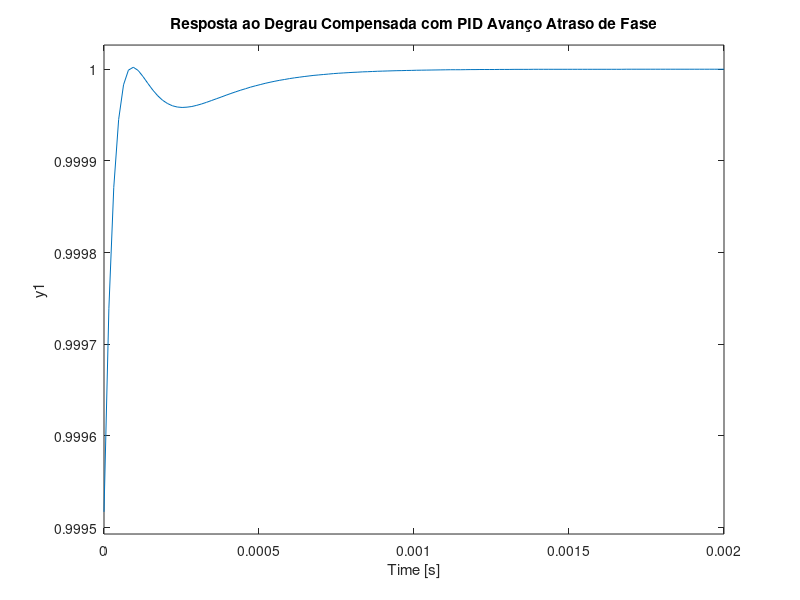
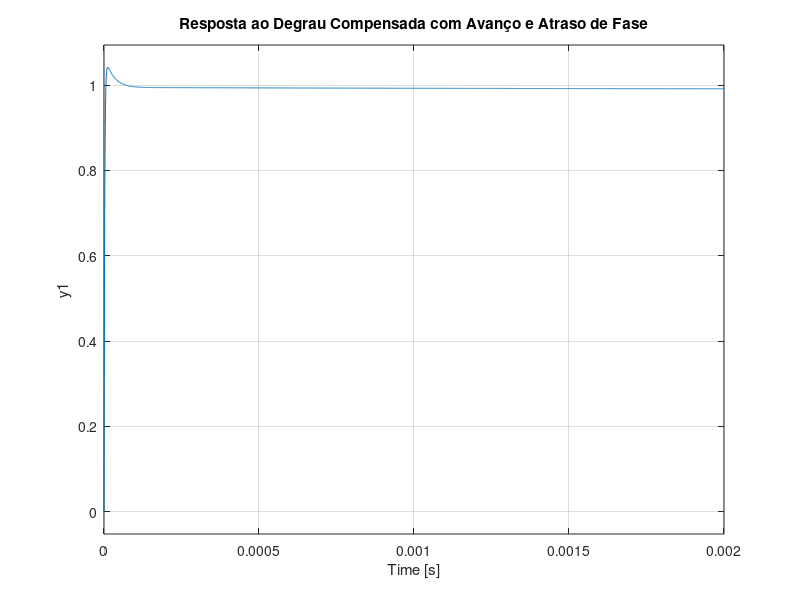

Here is the MATLAB script that generated these plots, in order: (Note: this script raises an error after producing the figures.)
% Questao 4 - enunciado
% Implemente em Matlab a reposta ao degrau do modelo do conversor Buck
% 10V-5V, 2,5W-25W, 100KHz para os seguintes parâmetros: C=100uF, L=100uH,
% Rc=0,5 ohms, referência de saída 5V. Considere uma comparação com um
% compensador tipo PID avanço-atraso de fase por LGR para os seguintes
% parâmetros de projeto: overshoot 5% e tempo de estabilização 98% de 1ms.
% Lembrando que o modelo do PID avanço-atraso proposto é definido por
%        𝐼𝐷 = 𝐾𝑃 + 𝐾𝐼/𝑠 + 𝐾𝐷 𝑠 = 𝐾(𝑠 + 𝑎)(𝑠 + 𝑏)/s               (1)
% Projete um compensador avanço-atraso na frequência do tipo
%        𝑐(𝑠) = 𝐾𝑐*(𝛼1𝑇1𝑠 + 1)/(T1𝑠 + 1)*( 𝛼2𝑇2𝑠 + 1)/(T2𝑠 + 1)   (2)
% em que 𝛼 e 𝛽 são constantes de compensação avanço-atraso respectivamente,
% 𝑇1, 𝑇2 são constantes de tempo de ajuste na frequência. Implemente tal
% circuito no simulink usando circuitaria do simscape incluindo a
% configuração do compensador avanço atraso de fase conforme livro do Ogata
% tanto para configuração PID como para o compensador na frequencia.
% Realize uma análise comparativa entre as curvas de excitação ao degrau e
% mostre qual destes tem o melhor resultado usando índices de desempenho
% IAE, ISE, ITSE, respostas no tempo e na frequencia.

close all, clear all, clc

clc;close;clear;
% Parametros conversor buck
Vi = 10;        % Tensao de entrada (V)
Vo = 5;         % Tensao de saída (V)
Po = 2.5;       % Potência de saída (W)
L = 100e-6;     % Indutância (H)
C = 100e-6;     % Capacitância (F)
Rc = 0.5;       % Resistência serie capacitor (ohms)
f = 100e3;      % Frequência de comutação (Hz)
d = Vo/Vi;
pos = 10;       % Percentual overshoot
Ts = 1e-3;      % Tempo de estabilizacao 98%
Ro = Vo^2/Po;
Rl = 0;

num=d*[Rc*C 1];
a1=1/(Ro*C)+Rc/L;
den=[L*C L*C*a1 1];

G=tf(num,den);

% [A,B,C,D]=tf2ss(num,den);

 


% CALCULO: zeta, wn e s1
z=-log(pos/100)/sqrt(pi^2+(log(pos/100))^2);
wn=4/(z*Ts);              % Calcula a frequência natural
s1=-z*wn+j*wn*sqrt(1-z*z) % Polo desejado


% Parametros controlador
% CALCULO: G(s1)
% Controlador LGR
ng=polyval(num,s1);
dg=polyval([den 0],s1);
gp=ng/dg;
Re_s1=real(s1)
Im_s1=imag(s1)
fi=(180/pi)*angle(s1)
fic = 180 - (180/pi)*angle(gp)
teta_av = 0.5*(fic + fi)
teta_at = 0.5*(fic - fi)

zc1=Re_s1-(Im_s1/tan((pi/180)*teta_av))
zc2=Re_s1-(Im_s1/tan((pi/180)*teta_at))

nk1=polyval(conv([1 -zc1],[1 -zc2]),s1);
dk1=polyval([1 0],s1);
k1=nk1/dk1;
K=abs(1/(k1*gp)) %determinação do K
Gc=K*tf(conv([1 -zc1],[1 -zc2]),[1 0]);

npid = conv([1 -zc1],[1 -zc2]);
Kp = npid(2)
Ki = npid(3)
Kd = npid(1)

gk=series(Gc,G);
T=feedback(gk,1);


figure(1)
step(T)
grid
title('Resposta ao Degrau Compensada com PID Avanço Atraso de Fase')       


% Controlador FREQUENCIA

Pmreq=atan(2*z/(sqrt(-2*z^2+sqrt(1+4*z^4))))*(180/pi);
                                    % Calcula a margem de fase requerida.
             
                                    % requerida.
wBW=wn*sqrt((1-2*z^2)+sqrt(4*z^4-4*z^2+2));
                                    % Determina a faixa de passagem
                                    % requerida.
wpm=0.8*wBW;                        % Escolhe nova frequência de
                                    % margem de fase.
Kc=198;%(1/0.01-1)/dcgain(G);
                                    
[M,P]=bode(Kc*G,wpm);               % Obtém dados de Bode.
Pmreqc=Pmreq-(180+P+5);             % Obtém a contribuição de fase
                                    % requerida do compensador de avanço
                                    % de fase com 5 graus adicionais.
beta=(1-sin(Pmreqc*pi/180))/(1+sin(Pmreqc*pi/180));
                                    % Obtém beta.	
                                    % Projeta o zero, o polo e o ganho do
                                    % compensador de atraso de fase.
zcatr=wpm/10;                       % Calcula o zero do compensador
                                    % de atraso de fase.
pcatr=zcatr*beta;                   % Calcula o polo do compensador
                                    % de atraso de fase.
Kcatr=beta;                         % Calcula o ganho do compensador
                                    % de atraso de fase.
'Compensador de atraso de fase, Gatr(s)'
                                    % Exibe o título.
Gatr=tf(Kcatr*[1 zcatr],[1 pcatr]); % Cria o compensador de atraso de fase.
Gatr=zpk(Gatr)                      % Converte Gatr(s) para a
                                    % forma fatorada e exibe.
                                    % Projeta o zero, o polo e o ganho do
                                    % compensador de avanço de fase.
zcavan=wpm*sqrt(beta);              % Calcula o zero do compensador
                                    % de avanço de fase.
pcavan=zcavan/beta;                 % Calcula o polo do compensador
                                    % de avanço de fase.
Kcavan=1/beta;                      % Calcula o ganho do compensador
                                    % de avanço de fase.
'Compensador de avanço de fase'     % Exibe o título.
Gavan=tf(Kcavan*[1 zcavan],[1 pcavan]);
                                    % Cria o compensador de avanço de fase.
Gavan=zpk(Gavan)                    % Converte Gavan(s) para a
                                    % forma fatorada e exibe.
'Ge(s) Compensada com Avanço e Atraso de Fase'
                                    % Exibe o título.
Ge2=Kc*G*Gatr*Gavan                 % Cria o sistema compensado,
                                    % Ge(s)=G(s)Gatr(s)Gavan(s).
% sGe=s*Ge;                         % Cria sGe(s).
% sGe=minreal(sGe);                 % Cancela fatores comuns.
% Kv=dcgain(sGe)                    % Calcula Kv.
T2=feedback(Ge2,1);                 % Obtém T(s).

figure(2)
step(T2,2e-3)                       % Gera a resposta ao degrau
                                    % compensada com avanço e atraso                                    
                                    % de fase em malha fechada.
title('Resposta ao Degrau Compensada com Avanço e Atraso de Fase')       
                                    % Adiciona um título à resposta ao
                                    % degrau do sistema compensado com
                                    % avanço e atraso de fase.

 sim 'q4conversor';

t=linspace(0,4e-3,40001);
dt=diff(t)';

e1=ans.erro;
% ISE
ISE1=(e1(1:end-1).*e1(1:end-1))'*dt;
% ISE2=(e2(1:end-1).*e2(1:end-1))'*dt;

% IAE
IAE1=abs(e1(1:end-1))'*dt;
% IAE2=abs(e2(1:end-1))'*dt;

% ITSE
ITSE1=(t(1:end-1).*(e1(1:end-1).*e1(1:end-1)))'*dt;
% % ITSE2=(tout(1:end-1).*(e2(1:end-1).*e2(1:end-1)))'*dt;